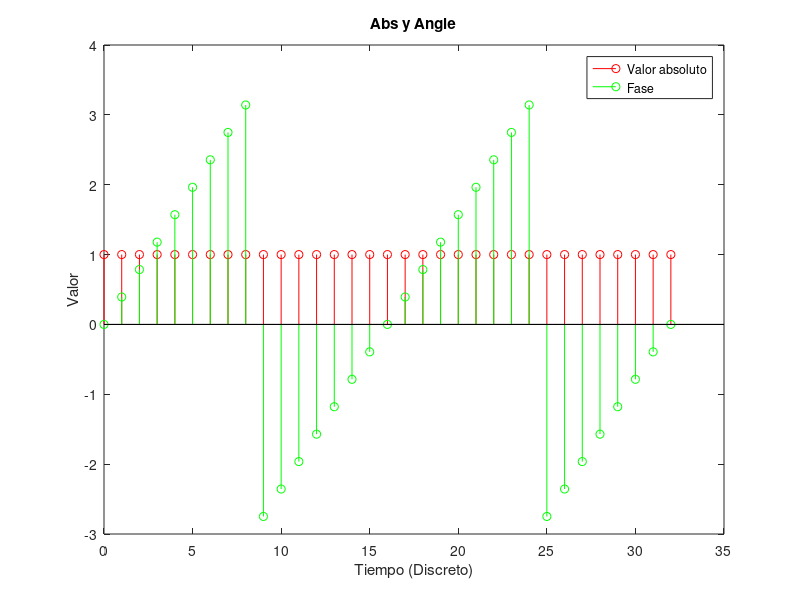
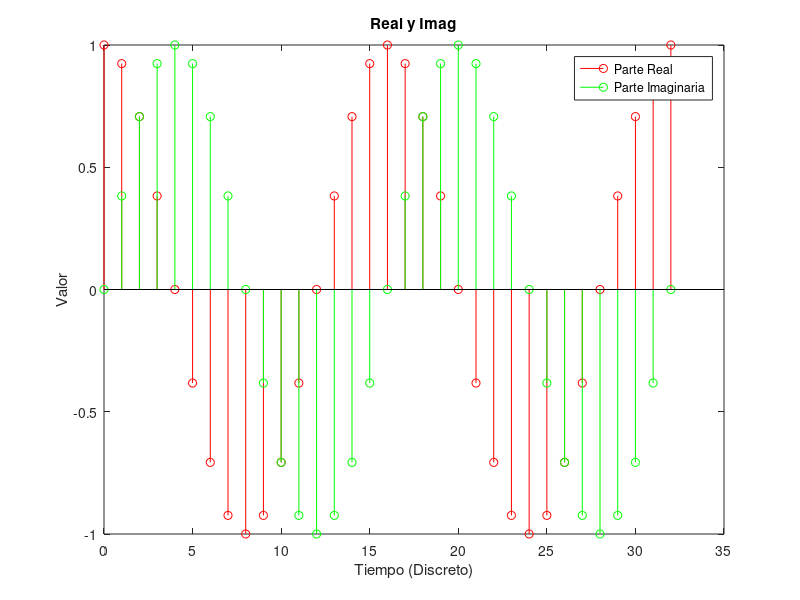

These charts were generated, in order, by the following MATLAB code:
%% Ejercicio 4: representación de señales complejas
n=[0:32];
x=exp(j*(pi/8)*n);

figure(1);
stem(n,abs(x),'r');
hold on
stem(n,angle(x),'g');
hold off
title('Abs y Angle');
xlabel('Tiempo (Discreto)');
ylabel('Valor');
legend('Valor absoluto', 'Fase')

figure(2);
stem(n,real(x),'r');
hold on
stem(n,imag(x),'g');
hold off
title('Real y Imag');
xlabel('Tiempo (Discreto)');
ylabel('Valor');
legend('Parte Real', 'Parte Imaginaria')
